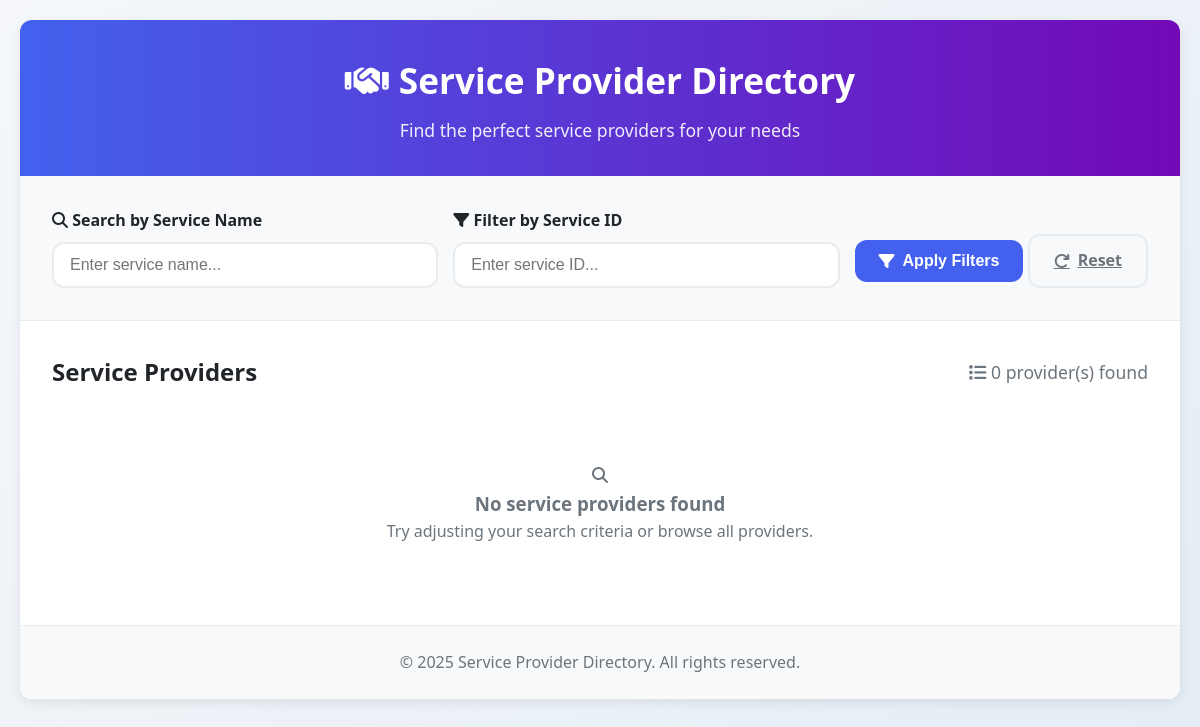
Page /content/serviceProvider.php on the earlier database version.
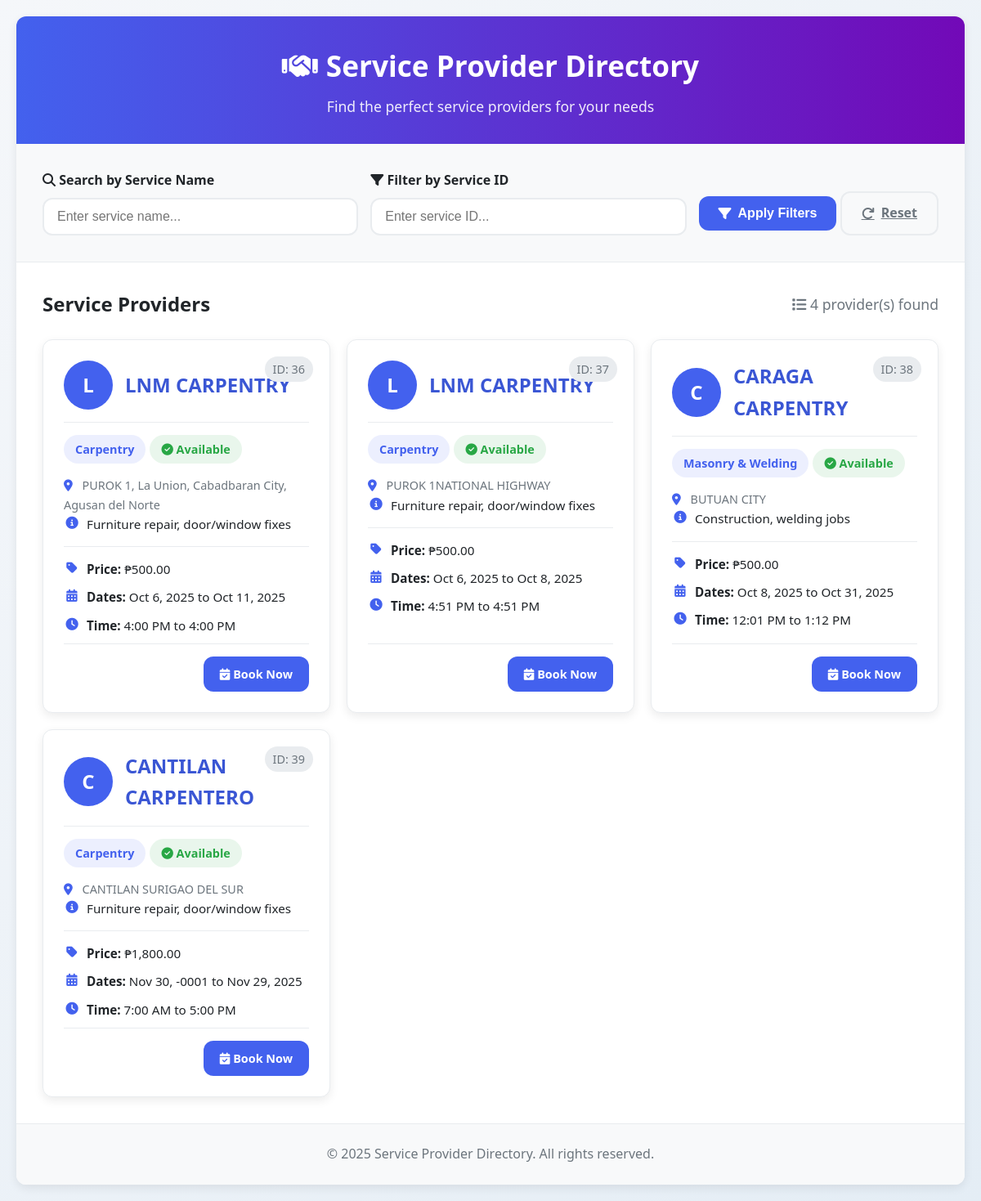
Same page on the later database version.
### tables this page shows
CREATE TABLE `service_providers` (
  `id` int(11) NOT NULL,
  `user_id` int(11) NOT NULL,
  `company_name` varchar(255) NOT NULL,
  `company_address` text NOT NULL,
  `company_email` varchar(255) NOT NULL,
  `contact_number` varchar(50) NOT NULL,
  `service_name` varchar(255) NOT NULL,
  `description` text DEFAULT NULL,
  `registration_date` timestamp NOT NULL DEFAULT current_timestamp(),
  `service_id` int(11) DEFAULT NULL,
  `service_description` text DEFAULT NULL,
  `price` decimal(10,2) NOT NULL,
  `available_date` date NOT NULL DEFAULT '2025-01-01',
  `available_time` time NOT NULL DEFAULT '00:00:00',
  `is_approved` int(11) NOT NULL,
  `available_date_from` date DEFAULT NULL,
  `available_date_to` date DEFAULT NULL,
  `available_time_from` time DEFAULT NULL,
  `available_time_to` time DEFAULT NULL,
  `is_available` tinyint(1) NOT NULL DEFAULT 1
);

### content/serviceProvider.php (the view, shortened to what the changed rows need)
<!DOCTYPE html>
<html lang="en">
<head>
    <link rel="stylesheet" href="https://cdnjs.cloudflare.com/ajax/libs/font-awesome/6.4.0/css/all.min.css">
</head>
<body>
<div class="container">
    <header>
        <h1><i class="fas fa-handshake"></i> Service Provider Directory</h1>
    </header>
    <section class="results-section">
        <div class="results-header">
            <h2>Service Providers</h2>
            <div class="results-count">
                <?php
                require '../db.php';
                $sql = "SELECT * FROM service_providers";
                $where_clauses = ["is_approved = 1"];
                $sql .= " WHERE " . implode(" AND ", $where_clauses);
                $stmt = $conn->prepare($sql);
                if ($stmt) {
                    $stmt->execute();
                    $result = $stmt->get_result();
                    $count = $result->num_rows;
                    echo "<span><i class='fas fa-list'></i> " . $count . " provider(s) found</span>";
                } else {
                    echo "<span>Error preparing query.</span>";
                    $result = false;
                }
                ?>
            </div>
        </div>
        <?php
        if ($result && $result->num_rows > 0) {
            echo '<div class="card-container">';
            while($row = $result->fetch_assoc()) {
                $is_available = $row['is_available'] ?? 0;
                echo '<div class="provider-card">';
                echo '<div class="provider-id">ID: ' . htmlspecialchars($row['id']) . '</div>';
                echo '<div class="card-header">';
                echo '<div class="company-avatar">' . substr(htmlspecialchars($row['company_name']), 0, 1) . '</div>';
                echo '<h3 class="company-name">' . htmlspecialchars($row['company_name']) . '</h3>';
                echo '</div>';
                echo '<div class="card-body">';
                echo '<span class="service-badge">' . htmlspecialchars($row['service_name']) . '</span>';
                if ($is_available) {
                    echo '<span class="status-badge available"><i class="fas fa-check-circle"></i> Available</span>';
                } else {
                    echo '<span class="status-badge unavailable"><i class="fas fa-times-circle"></i> Not Available</span>';
                }
                echo '<p class="company-address"><i class="fas fa-map-marker-alt"></i> ' . htmlspecialchars($row['company_address']) . '</p>';
                echo '<div class="service-details">';
                echo '<p><i class="fas fa-info-circle"></i><span>' . htmlspecialchars($row['service_description']) . '</span></p>';
                echo '<hr style="margin: 15px 0; border: 0; border-top: 1px solid var(--light-gray);">';
                echo '<p><i class="fas fa-tag"></i><span><strong>Price:</strong> ₱' . number_format($row['price'], 2) . '</span></p>';
                echo '<p><i class="fas fa-calendar-alt"></i><span><strong>Dates:</strong> ' . date("M j, Y", strtotime($row['available_date_from'])) . ' to ' . date("M j, Y", strtotime($row['available_date_to'])) . '</span></p>';
                echo '<p><i class="fas fa-clock"></i><span><strong>Time:</strong> ' . date("g:i A", strtotime($row['available_time_from'])) . ' to ' . date("g:i A", strtotime($row['available_time_to'])) . '</span></p>';
                echo '</div>';
                echo '</div>';
                echo '<div class="card-footer">';
                if ($is_available) {
                    echo '<a href="book_service.php?provider_id=' . htmlspecialchars($row['id']) . '" class="btn btn-primary btn-book-now">';
                    echo '<i class="fas fa-calendar-check"></i> Book Now';
                    echo '</a>';
                } else {
                    echo '<button class="btn btn-disabled btn-book-now" disabled>';
                    echo '<i class="fas fa-calendar-times"></i> Unavailable';
                    echo '</button>';
                }
                echo '</div>';
                echo '</div>';
            }
            echo '</div>';
        } else {
            echo '<div class="no-results">';
            echo '<i class="fas fa-search"></i>';
            echo '<h3>No service providers found</h3>';
            echo '<p>Try adjusting your search criteria or browse all providers.</p>';
            echo '</div>';
        }
        ?>
    </section>
</div>
</body>
</html>

Differences in the rows shown:
added service_providers: id "36", company_name "L", company_name "LNM CARPENTRY", service_name "Carpentry", is_available 1 (drawn), company_address "PUROK 1, La Union, Cabadbaran City, Agusan del Norte", service_description "Furniture repair, door/window fixes", price "500.00", available_date_from "Oct 6, 2025", available_date_to "Oct 11, 2025", available_time_from "4:00 PM", available_time_to "4:00 PM"
added service_providers: id "37", company_name "L", company_name "LNM CARPENTRY", service_name "Carpentry", is_available 1 (drawn), company_address "PUROK 1NATIONAL HIGHWAY", service_description "Furniture repair, door/window fixes", price "500.00", available_date_from "Oct 6, 2025", available_date_to "Oct 8, 2025", available_time_from "4:51 PM", available_time_to "4:51 PM"
added service_providers: id "38", company_name "C", company_name "CARAGA CARPENTRY", service_name "Masonry & Welding", is_available 1 (drawn), company_address "BUTUAN CITY", service_description "Construction, welding jobs", price "500.00", available_date_from "Oct 8, 2025", available_date_to "Oct 31, 2025", available_time_from "12:01 PM", available_time_to "1:12 PM"
added service_providers: id "39", company_name "C", company_name "CANTILAN CARPENTERO", service_name "Carpentry", is_available 1 (drawn), company_address "CANTILAN SURIGAO DEL SUR", service_description "Furniture repair, door/window fixes", price "1,800.00", available_date_from "Nov 30, -0001", available_date_to "Nov 29, 2025", available_time_from "7:00 AM", available_time_to "5:00 PM"
Other differences:
$count: "0" → "4"
text no longer shown: "No service providers found Try adjusting your search criteria or browse all providers."
